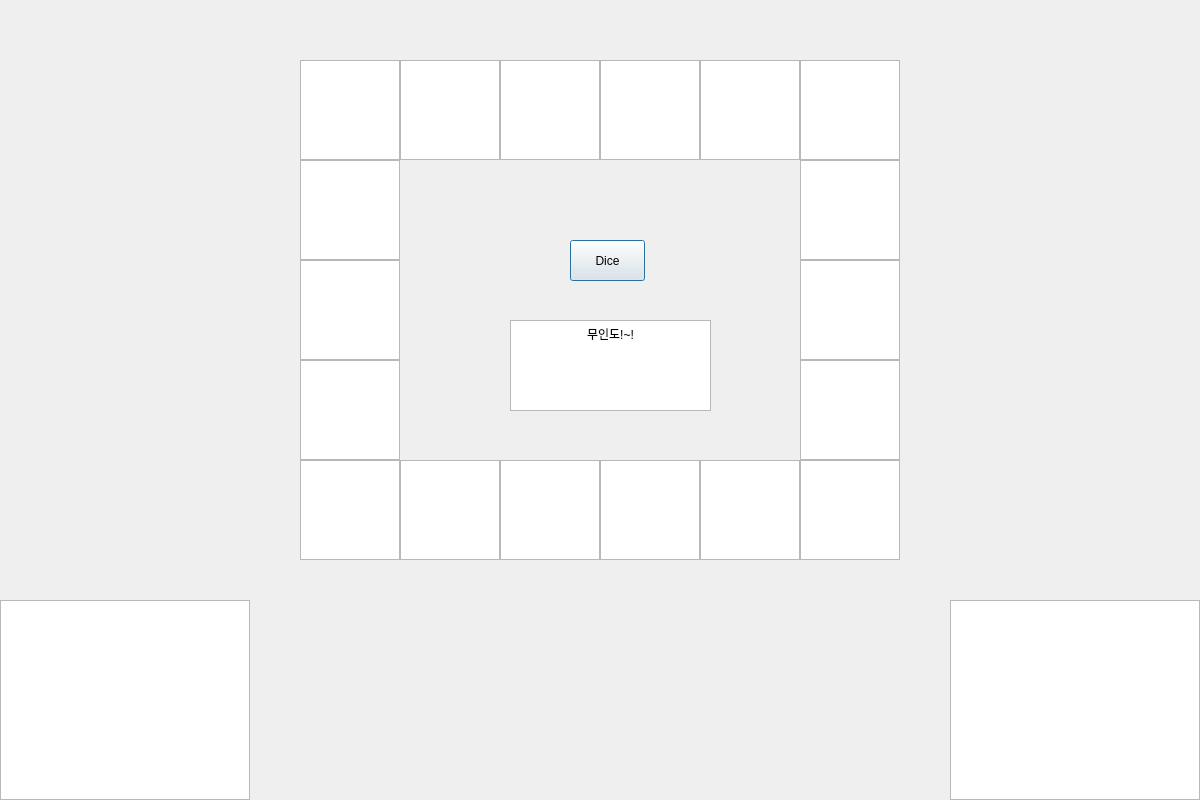
<?xml version="1.0" encoding="UTF-8"?>
<ui version="4.0">
 <class>Dialog</class>
 <widget class="QDialog" name="Dialog">
  <property name="geometry">
   <rect>
    <x>0</x>
    <y>0</y>
    <width>1200</width>
    <height>800</height>
   </rect>
  </property>
  <property name="windowTitle">
   <string>Dialog</string>
  </property>
  <widget class="QGraphicsView" name="graphicsView_17">
   <property name="geometry">
    <rect>
     <x>300</x>
     <y>60</y>
     <width>100</width>
     <height>100</height>
    </rect>
   </property>
  </widget>
  <widget class="QPushButton" name="dice_pushButton">
   <property name="geometry">
    <rect>
     <x>570</x>
     <y>240</y>
     <width>75</width>
     <height>41</height>
    </rect>
   </property>
   <property name="text">
    <string>Dice</string>
   </property>
  </widget>
  <widget class="QTextEdit" name="textEdit">
   <property name="geometry">
    <rect>
     <x>510</x>
     <y>320</y>
     <width>201</width>
     <height>91</height>
    </rect>
   </property>
   <property name="html">
    <string>&lt;!DOCTYPE HTML PUBLIC &quot;-//W3C//DTD HTML 4.0//EN&quot; &quot;http://www.w3.org/TR/REC-html40/strict.dtd&quot;&gt;
&lt;html&gt;&lt;head&gt;&lt;meta name=&quot;qrichtext&quot; content=&quot;1&quot; /&gt;&lt;style type=&quot;text/css&quot;&gt;
p, li { white-space: pre-wrap; }
&lt;/style&gt;&lt;/head&gt;&lt;body style=&quot; font-family:'Gulim'; font-size:9pt; font-weight:400; font-style:normal;&quot;&gt;
&lt;p align=&quot;center&quot; style=&quot; margin-top:0px; margin-bottom:0px; margin-left:0px; margin-right:0px; -qt-block-indent:0; text-indent:0px;&quot;&gt;무인도!~!&lt;/p&gt;&lt;/body&gt;&lt;/html&gt;</string>
   </property>
  </widget>
  <widget class="QTextBrowser" name="textBrowser">
   <property name="geometry">
    <rect>
     <x>0</x>
     <y>600</y>
     <width>250</width>
     <height>200</height>
    </rect>
   </property>
  </widget>
  <widget class="QTextBrowser" name="textBrowser_2">
   <property name="geometry">
    <rect>
     <x>950</x>
     <y>600</y>
     <width>250</width>
     <height>200</height>
    </rect>
   </property>
  </widget>
  <widget class="QGraphicsView" name="graphicsView_19">
   <property name="geometry">
    <rect>
     <x>400</x>
     <y>60</y>
     <width>100</width>
     <height>100</height>
    </rect>
   </property>
  </widget>
  <widget class="QGraphicsView" name="graphicsView_20">
   <property name="geometry">
    <rect>
     <x>600</x>
     <y>60</y>
     <width>100</width>
     <height>100</height>
    </rect>
   </property>
  </widget>
  <widget class="QGraphicsView" name="graphicsView_21">
   <property name="geometry">
    <rect>
     <x>500</x>
     <y>60</y>
     <width>100</width>
     <height>100</height>
    </rect>
   </property>
  </widget>
  <widget class="QGraphicsView" name="graphicsView_22">
   <property name="geometry">
    <rect>
     <x>700</x>
     <y>60</y>
     <width>100</width>
     <height>100</height>
    </rect>
   </property>
  </widget>
  <widget class="QGraphicsView" name="graphicsView_18">
   <property name="geometry">
    <rect>
     <x>300</x>
     <y>160</y>
     <width>100</width>
     <height>100</height>
    </rect>
   </property>
  </widget>
  <widget class="QGraphicsView" name="graphicsView_23">
   <property name="geometry">
    <rect>
     <x>300</x>
     <y>260</y>
     <width>100</width>
     <height>100</height>
    </rect>
   </property>
  </widget>
  <widget class="QGraphicsView" name="graphicsView_24">
   <property name="geometry">
    <rect>
     <x>300</x>
     <y>360</y>
     <width>100</width>
     <height>100</height>
    </rect>
   </property>
  </widget>
  <widget class="QGraphicsView" name="graphicsView_25">
   <property name="geometry">
    <rect>
     <x>300</x>
     <y>460</y>
     <width>100</width>
     <height>100</height>
    </rect>
   </property>
  </widget>
  <widget class="QGraphicsView" name="graphicsView_26">
   <property name="geometry">
    <rect>
     <x>500</x>
     <y>460</y>
     <width>100</width>
     <height>100</height>
    </rect>
   </property>
  </widget>
  <widget class="QGraphicsView" name="graphicsView_27">
   <property name="geometry">
    <rect>
     <x>400</x>
     <y>460</y>
     <width>100</width>
     <height>100</height>
    </rect>
   </property>
  </widget>
  <widget class="QGraphicsView" name="graphicsView_28">
   <property name="geometry">
    <rect>
     <x>600</x>
     <y>460</y>
     <width>100</width>
     <height>100</height>
    </rect>
   </property>
  </widget>
  <widget class="QGraphicsView" name="graphicsView_29">
   <property name="geometry">
    <rect>
     <x>700</x>
     <y>460</y>
     <width>100</width>
     <height>100</height>
    </rect>
   </property>
  </widget>
  <widget class="QGraphicsView" name="graphicsView_30">
   <property name="geometry">
    <rect>
     <x>800</x>
     <y>460</y>
     <width>100</width>
     <height>100</height>
    </rect>
   </property>
  </widget>
  <widget class="QGraphicsView" name="graphicsView_31">
   <property name="geometry">
    <rect>
     <x>800</x>
     <y>60</y>
     <width>100</width>
     <height>100</height>
    </rect>
   </property>
  </widget>
  <widget class="QGraphicsView" name="graphicsView_32">
   <property name="geometry">
    <rect>
     <x>800</x>
     <y>160</y>
     <width>100</width>
     <height>100</height>
    </rect>
   </property>
  </widget>
  <widget class="QGraphicsView" name="graphicsView_33">
   <property name="geometry">
    <rect>
     <x>800</x>
     <y>360</y>
     <width>100</width>
     <height>100</height>
    </rect>
   </property>
  </widget>
  <widget class="QGraphicsView" name="graphicsView_34">
   <property name="geometry">
    <rect>
     <x>800</x>
     <y>260</y>
     <width>100</width>
     <height>100</height>
    </rect>
   </property>
  </widget>
 </widget>
 <resources/>
 <connections/>
</ui>
